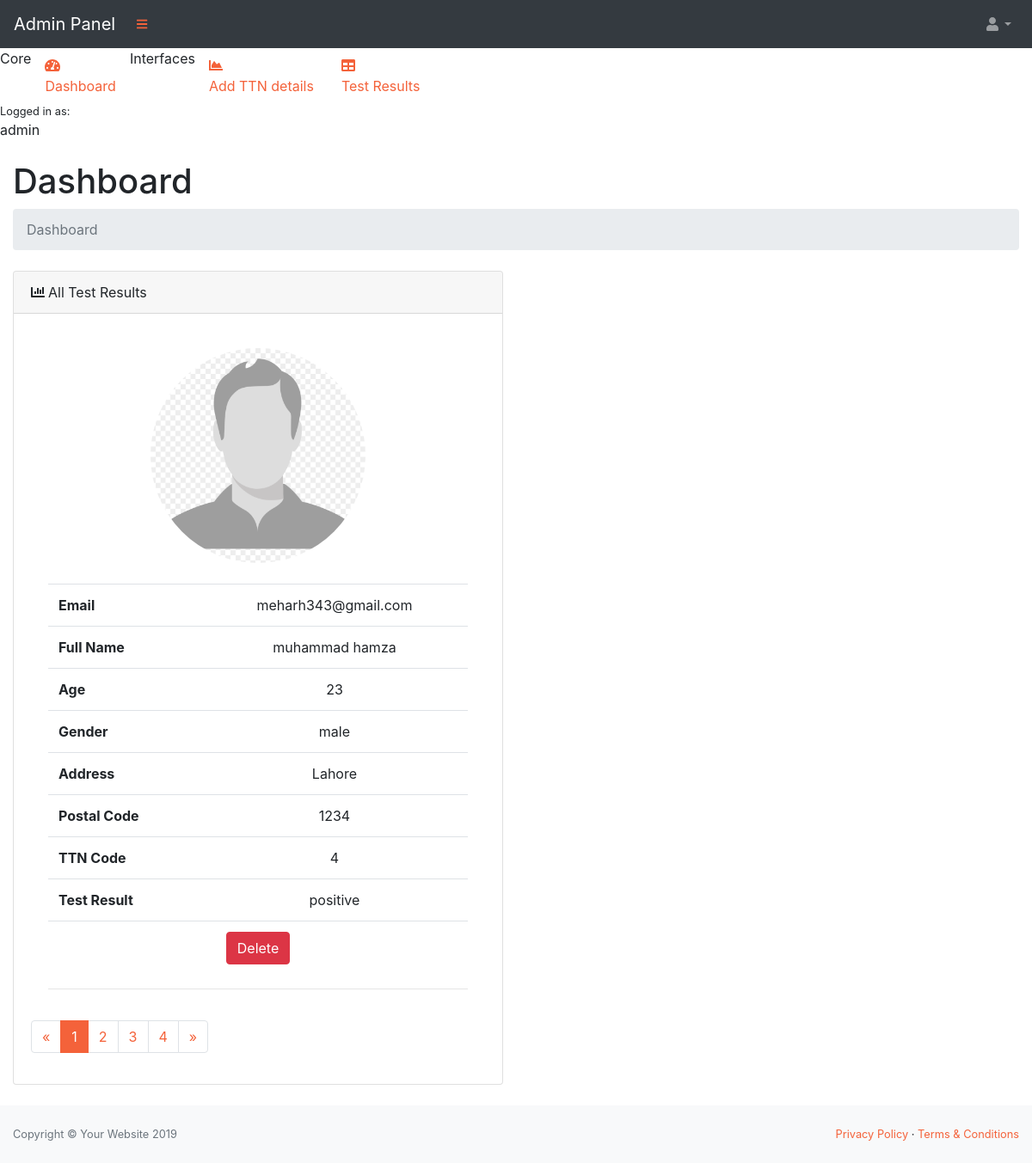
Page /test_results/ (signed in) on the committed database.
### app/models.py (models this page shows)
class TestResults(models.Model):
    email = models.EmailField(max_length=150, null=False)
    full_name = models.CharField(max_length=150, null=False)
    age = models.IntegerField(null=False)
    gender = models.CharField(max_length=150, null=False)
    address = models.TextField()
    postcode = models.CharField(max_length=150, null=False)
    ttn_code = models.OneToOneField(TTN, related_name="test_ttn", on_delete=models.CASCADE)
    test_result = models.CharField(max_length=150, null=False)

class TTN(models.Model):
    ttn_no = models.CharField(max_length=150, null=False, unique=True)

### app/views.py (the view)
# urls.py: url(r'^test_results/', views.test_results, name="test_results"),
def test_results(request):
    if 'admin_logged' in request.session:
        test_resultss = TestResults.objects.all().order_by('-id')
        page = request.GET.get('page', 1)
        paginator = Paginator(test_resultss, 1)
        try:
            test_resultss = paginator.page(page)
        except PageNotAnInteger:
            test_resultss = paginator.page(1)
        except EmptyPage:
            test_resultss = paginator.page(paginator.num_pages)
        return render(request, 'adminPanel/test_results.html', {'test_results':test_resultss})
    else:
        return redirect('admin_login')

### app/templates/adminPanel/test_results.html (shortened to what this page needs)
{% include './includes/sidebar.html' %}
{% load static %}
<div id="layoutSidenav_content">
    <main>
        <div class="container-fluid">
            <h1 class="mt-4">Dashboard</h1>
            <ol class="breadcrumb mb-4">
                <li class="breadcrumb-item active">Dashboard</li>
            </ol>
            <div class="row">
                <div class="col-xl-6">
                    <div class="card mb-4">
                        <div class="card-header"><i class="fas fa-chart-bar mr-1"></i>All Test Results</div>
                        <div class="card-body">
                            {% for test_result in test_results %}
                                <div class="card-body">
                                    <div class="d-flex justify-content-center">
                                        <img src="{% static 'img/user-img.png' %}" style="border-radius:50%; height:250px; width:250px;" />
                                    </div>
                                    <br>
                                    <table class="table" border="0">
                                        <tbody>
                                        <tr>
                                            <td><strong>Email</strong></td>
                                            <td align="center">{{test_result.email}}</td>
                                        </tr>
                                        <tr>
                                            <td><strong>Full Name</strong></td>
                                            <td align="center">{{test_result.full_name}}</td>
                                        </tr>
                                        <tr>
                                            <td><strong>Age</strong></td>
                                            <td align="center">{{test_result.age}}</td>
                                        </tr>
                                        <tr>
                                            <td><strong>Gender</strong></td>
                                            <td align="center">{{test_result.gender}}</td>
                                        </tr>
                                        <tr>
                                            <td><strong>Address</strong></td>
                                            <td align="center">{{test_result.address}}</td>
                                        </tr>
                                        <tr>
                                            <td><strong>Postal Code</strong></td>
                                            <td align="center">{{test_result.postcode}}</td>
                                        </tr>
                                        <tr>
                                            <td><strong>TTN Code</strong></td>
                                            <td align="center">{{test_result.ttn_code.ttn_no}}</td>
                                        </tr>
                                        <tr>
                                            <td><strong>Test Result</strong></td>
                                            <td align="center">{{test_result.test_result}}</td>
                                        </tr>
                                        <tr>
                                            <td colspan="2" align="center"><a class="btn btn-danger" href="{% url 'delete_test_result' id=test_result.id %}" style="color:white">Delete</a></td>
                                        </tr>
                                        </tbody>
                                    </table>
                                    <hr>
                                </div>
                            {% endfor %}
                            {% if test_results.has_other_pages %}
                            <ul class="pagination">
                                {% if test_results.has_previous %}
                                <li class = "page-item"><a class = "page-link" href="?page={{ test_results.previous_page_number }}">&laquo;</a></li>
                                {% else %}
                                <li class = "page-item" class="disabled"><span class = "page-link">&laquo;</span></li>
                                {% endif %}
                                {% for i in test_results.paginator.page_range %}
                                {% if test_results.number == i %}
                                <li  class="active page-item"><span class = "page-link">{{ i }} <span class="sr-only">(current)</span></span></li>
                                {% else %}
                                <li class = "page-item"><a class = "page-link" href="?page={{ i }}">{{ i }}</a></li>
                                {% endif %}
                                {% endfor %}
                                {% if test_results.has_next %}
                                <li class = "page-item"><a class = "page-link" href="?page={{ test_results.next_page_number }}">&raquo;</a></li>
                                {% else %}
                                <li class="disabled page-item"><span class = "page-link">&raquo;</span></li>
                                {% endif %}
                            </ul>
                            {% endif %}
                        </div>
                    </div>
                </div>
            </div>
        </div>
    </main>
    {% include './includes/footer.html' %}

### app/templates/adminPanel/includes/sidebar.html (shortened to what this page needs)
<!DOCTYPE html>
{% load static %}
<html lang="en">
<head>
    <link href="{% static 'admin/dist/css/styles.css' %}" rel="stylesheet" />
    <link href="https://cdn.datatables.net/1.10.20/css/dataTables.bootstrap4.min.css" rel="stylesheet" />
</head>
<body class="sb-nav-fixed">
<nav class="sb-topnav navbar navbar-expand navbar-dark bg-dark">
    <a class="navbar-brand" href="{% url 'admin_home' %}">Admin Panel</a><button class="btn btn-link btn-sm order-1 order-lg-0" id="sidebarToggle" href="#"><i class="fas fa-bars"></i></button
>
    <ul class="navbar-nav ml-auto ml-md-0">
        <li class="nav-item dropdown">
            <a class="nav-link dropdown-toggle" id="userDropdown" href="#" role="button" data-toggle="dropdown" aria-haspopup="true" aria-expanded="false"><i class="fas fa-user fa-fw"></i></a>
        </li>
    </ul>
</nav>
<div id="layoutSidenav">
    <div id="layoutSidenav_nav">
        <nav class="sb-sidenav accordion sb-sidenav-dark" id="sidenavAccordion">
            <div class="sb-sidenav-menu">
                <div class="nav">
                    <div class="sb-sidenav-menu-heading">Core</div>
                    <a class="nav-link" href="{% url 'admin_home' %}"
                    ><div class="sb-nav-link-icon"><i class="fas fa-tachometer-alt"></i></div>
                        Dashboard</a
                    >
                    <div class="sb-sidenav-menu-heading">Interfaces</div>
                    <a class="nav-link" href="{% url 'ttn' %}"
                    ><div class="sb-nav-link-icon"><i class="fas fa-chart-area"></i></div>
                        Add TTN details</a
                    ><a class="nav-link" href="{% url 'test_results' %}"
                ><div class="sb-nav-link-icon"><i class="fas fa-table"></i></div>
                    Test Results</a
                >
                </div>
            </div>
            <div class="sb-sidenav-footer">
                <div class="small">Logged in as:</div>
                {{ request.session.admin_name }}
            </div>
        </nav>
    </div>

### app/templates/adminPanel/includes/footer.html (shortened to what this page needs)
{% load static %}
<footer class="py-4 bg-light mt-auto">
    <div class="container-fluid">
        <div class="d-flex align-items-center justify-content-between small">
            <div class="text-muted">Copyright &copy; Your Website 2019</div>
            <div>
                <a href="#">Privacy Policy</a>
                &middot;
                <a href="#">Terms &amp; Conditions</a>
            </div>
        </div>
    </div>
</footer>
</div>
</div>
</body>
</html>

### rows in the picture
TestResults: email "meharh343@gmail.com", full_name "muhammad hamza", age "23", gender "male", address "Lahore", postcode "1234", ttn_code.ttn_no "4", test_result "positive"

### other values in the picture
{{ request.session.admin_name }} "admin"
{{ i }} "1"
{{ i }} "2" "3" "4"
